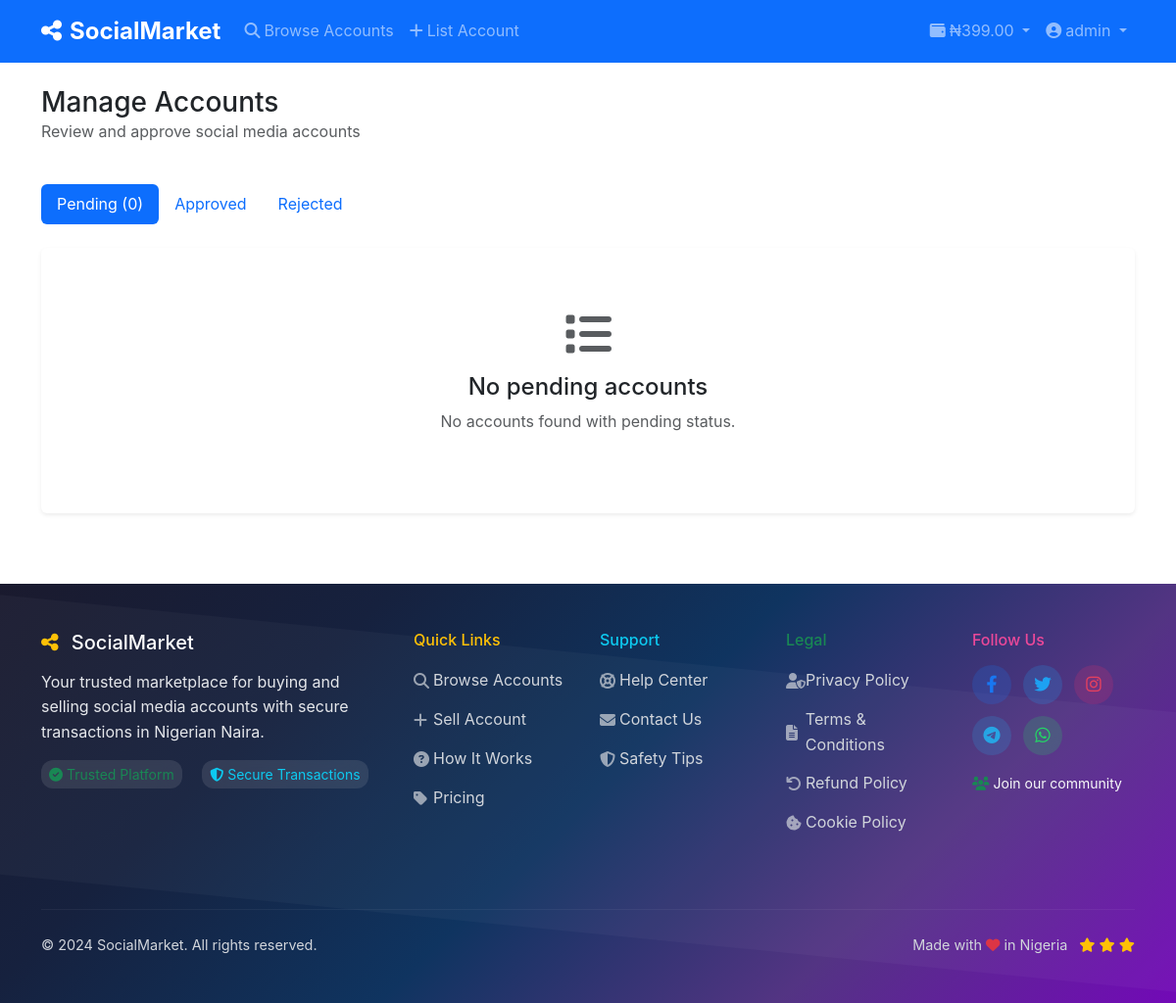
Before: /admin/accounts (signed in) with the older database file.
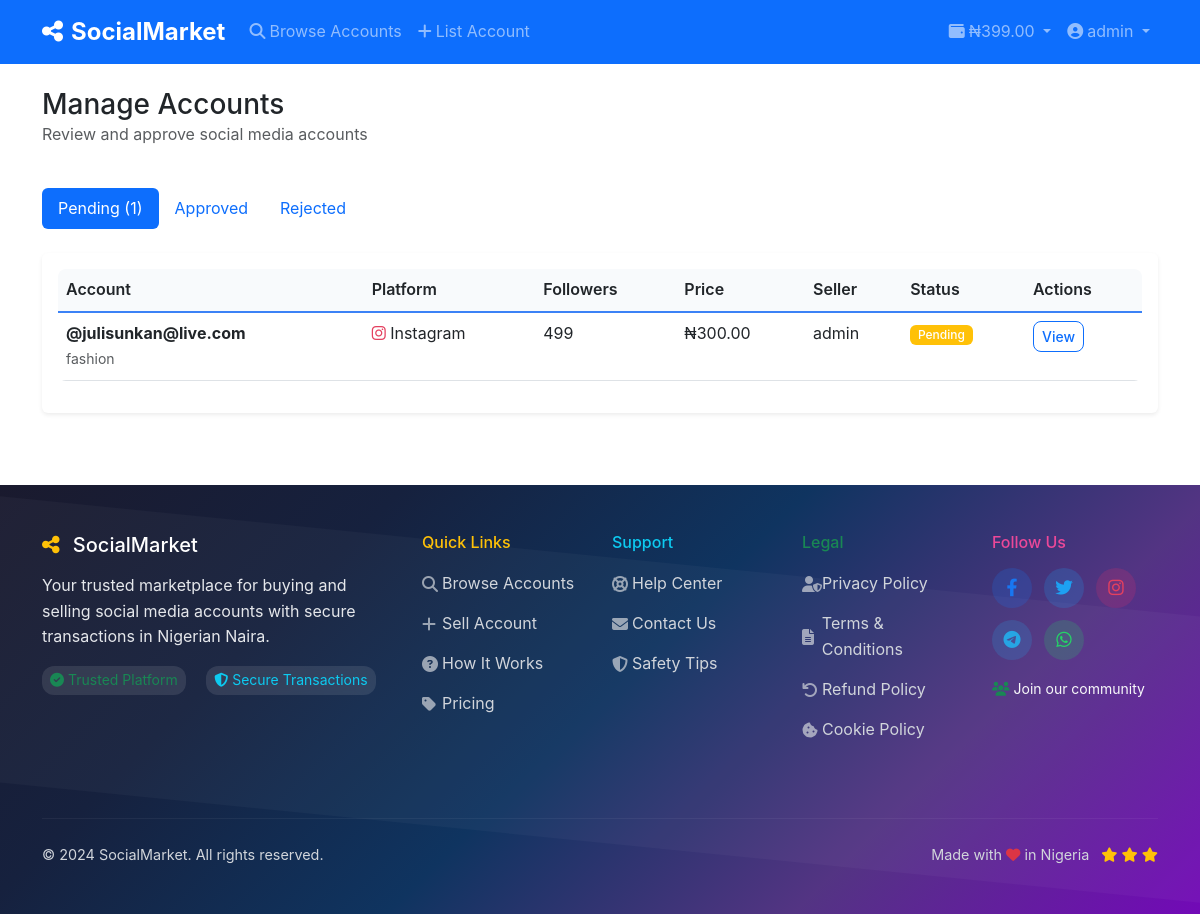
After: the same page with the newer database file.
### models.py (models this page shows, shortened)
class SocialAccount(db.Model):
    id = db.Column(db.Integer, primary_key=True)
    seller_id = db.Column(db.Integer, db.ForeignKey('user.id'), nullable=False)
    platform = db.Column(db.String(50), nullable=False)  # instagram, facebook, twitter, etc.
    username = db.Column(db.String(100), nullable=False)
    followers_count = db.Column(db.Integer)
    engagement_rate = db.Column(db.Float)
    account_age = db.Column(db.String(50))
    niche = db.Column(db.String(100))
    price = db.Column(db.Numeric(10, 2), nullable=False)
    description = db.Column(db.Text)
    screenshots = db.Column(db.Text)  # JSON array of image paths
    login_email = db.Column(db.String(255))
    login_password = db.Column(db.String(255))
    additional_info = db.Column(db.Text)
    status = db.Column(db.String(20), default='pending')  # pending, approved, rejected, sold
    is_featured = db.Column(db.Boolean, default=False)
    admin_notes = db.Column(db.Text)
    reviewed_by = db.Column(db.Integer, db.ForeignKey('user.id'))
    reviewed_at = db.Column(db.DateTime)
    created_at = db.Column(db.DateTime, default=datetime.utcnow)
    updated_at = db.Column(db.DateTime, default=datetime.utcnow, onupdate=datetime.utcnow)

class User(UserMixin, db.Model):
    id = db.Column(db.Integer, primary_key=True)
    username = db.Column(db.String(80), unique=True, nullable=False)
    email = db.Column(db.String(120), unique=True, nullable=False)
    password_hash = db.Column(db.String(255), nullable=False)
    role = db.Column(db.String(20), default='user')  # user, admin
    first_name = db.Column(db.String(50))
    last_name = db.Column(db.String(50))
    phone = db.Column(db.String(20))
    profile_pic = db.Column(db.String(255))
    bio = db.Column(db.Text)
    is_verified = db.Column(db.Boolean, default=False)
    is_active = db.Column(db.Boolean, default=True)
    is_banned = db.Column(db.Boolean, default=False)
    wallet_balance = db.Column(db.Numeric(10, 2), default=0.00)
    referral_code = db.Column(db.String(20), unique=True)
    referred_by = db.Column(db.Integer, db.ForeignKey('user.id'))
    referral_earnings = db.Column(db.Numeric(10, 2), default=0.00)
    created_at = db.Column(db.DateTime, default=datetime.utcnow)
    last_login = db.Column(db.DateTime)
    accounts_for_sale = db.relationship('SocialAccount', foreign_keys='SocialAccount.seller_id', backref='seller', lazy=True)
    accounts_reviewed = db.relationship('SocialAccount', foreign_keys='SocialAccount.reviewed_by', backref='reviewer', lazy=True)
    purchases = db.relationship('Purchase', backref='buyer', lazy=True)
    deposits = db.relationship('WalletDeposit', foreign_keys='WalletDeposit.user_id', backref='user', lazy=True)
    processed_deposits = db.relationship('WalletDeposit', foreign_keys='WalletDeposit.processed_by', backref='processor', lazy=True)
    referrals = db.relationship('User', backref=db.backref('referrer', remote_side=[id]))

### app.py (the view)
@app.route('/admin/accounts')
@login_required
@admin_required
def admin_accounts():
    page = request.args.get('page', 1, type=int)
    status_filter = request.args.get('status', 'pending')
    accounts = SocialAccount.query.filter_by(status=status_filter).order_by(
        SocialAccount.created_at.desc()
    ).paginate(page=page, per_page=20, error_out=False)
    return render_template('admin/accounts.html', accounts=accounts,
                         current_status=status_filter)

### app.py (called while the page is built)
def admin_required(f):
    @wraps(f)
    def decorated_function(*args, **kwargs):
        if not current_user.is_authenticated or current_user.role != 'admin':
            flash('Access denied. Admin privileges required.', 'error')
            return redirect(url_for('index'))
        return f(*args, **kwargs)
    return decorated_function

@login_manager.user_loader
def load_user(user_id):
    return User.query.get(int(user_id))

@app.context_processor
def inject_settings():
    settings = Settings.query.first()
    return dict(settings=settings)

### templates/admin/accounts.html (shortened to what the changed rows need)
{% extends "base.html" %}
{% block content %}
<div class="container py-4">
    <div class="row mb-4">
        <div class="col-12">
            <h1 class="h3 mb-0">Manage Accounts</h1>
        </div>
    </div>
    <div class="row mb-4">
        <div class="col-12">
            <ul class="nav nav-pills">
                <li class="nav-item">
                    <a class="nav-link {{ 'active' if current_status == 'pending' else '' }}"
                       href="{{ url_for('admin_accounts', status='pending') }}">
                        Pending ({{ accounts.total if current_status == 'pending' else 0 }})
                    </a>
                </li>
            </ul>
        </div>
    </div>
    <div class="row">
        <div class="col-12">
            <div class="card border-0 shadow-sm">
                <div class="card-body">
                    {% if accounts.items %}
                        <div class="table-responsive">
                            <table class="table table-hover">
                                <thead>
                                    <tr>
                                        <th>Account</th>
                                        <th>Platform</th>
                                        <th>Followers</th>
                                        <th>Price</th>
                                        <th>Seller</th>
                                        <th>Status</th>
                                        <th>Actions</th>
                                    </tr>
                                </thead>
                                <tbody>
                                    {% for account in accounts.items %}
                                    <tr>
                                        <td>
                                            <div class="fw-bold">@{{ account.username }}</div>
                                            <small class="text-muted">{{ account.niche }}</small>
                                        </td>
                                        <td>
                                            <i class="fab fa-{{ account.platform }}"></i>
                                            {{ account.platform.title() }}
                                        </td>
                                        <td>{{ "{:,}".format(account.followers_count) }}</td>
                                        <td>₦{{ "%.2f"|format(account.price) }}</td>
                                        <td>{{ account.seller.username }}</td>
                                        <td>
                                            <span class="badge bg-{{ 'success' if account.status == 'approved' else 'warning' if account.status == 'pending' else 'danger' }}">
                                                {{ account.status.title() }}
                                            </span>
                                        </td>
                                        <td>
                                            <a href="{{ url_for('account_detail', account_id=account.id) }}"
                                               class="btn btn-sm btn-outline-primary">View</a>
                                        </td>
                                    </tr>
                                    {% endfor %}
                                </tbody>
                            </table>
                        </div>
                    {% else %}
                        <div class="text-center py-5">
                            <i class="fas fa-list fa-3x text-muted mb-3"></i>
                            <h4>No {{ current_status }} accounts</h4>
                            <p class="text-muted">No accounts found with {{ current_status }} status.</p>
                        </div>
                    {% endif %}
                </div>
            </div>
        </div>
    </div>
</div>
{% endblock %}

Changed rows visible on the page:
added SocialAccount: username "julisunkan@live.com", niche "fashion", platform "Instagram", followers_count "499", price "300.00", seller.username "admin", status "Pending"
Other visible differences:
{{ accounts.total if current_status == 'pending' else 0 }}: "0" → "1"
{{ current_status }}: "pending" → (not shown)
text no longer shown: "No accounts No accounts found with status."
text now shown: "Account Platform Followers Price Seller Status Actions"
